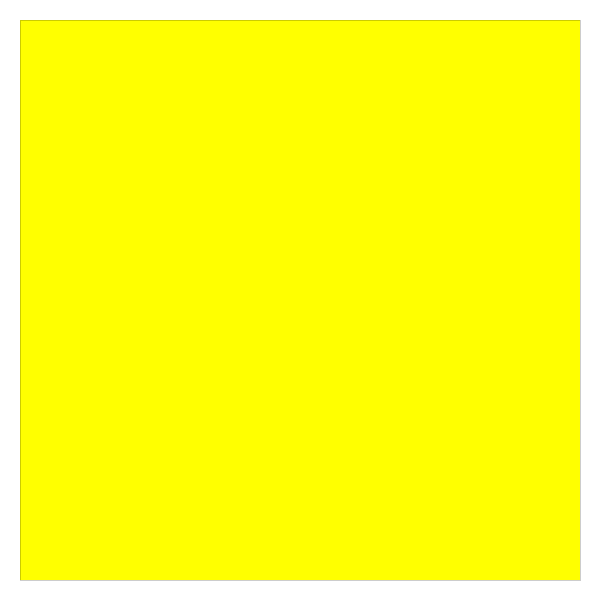
Frame 1 (no input)
Frame 60 (the mouse pressed at the canvas centre just before this capture): identical to frame 1, image omitted
Frame 120 (the mouse held since frame 60 and released just before this capture): identical to frame 1, image omitted

The Processing sketch that drew this single still picture (run headless with seeded random() and noise(); from frame 60 on, the mouse is pressed at the canvas centre):

// Processing sketch: frag_rectangles
// ── frag_rectangles.pde
Rectangle[] rectangle;
int numrects;
float speed;
int maxrects;

void setup() {
  
  size(600, 600);
  background(255);
  rectMode(CORNERS);
  speed = 1;
  maxrects = 100000;
  strokeWeight(0.2);
  
  rectangle = new Rectangle[maxrects+1];
  
  rectangle[1] = new Rectangle(20, height-20, width-20, 20,1);
  numrects=1;
  
  
}
  

void draw() {
  for( int i=1 ; i<=numrects ; i++ ) {
    rectangle[i].sample();
  }
}


//void keyPressed() {
//  loop();
//}



class Rectangle {
  float leftX, topY, rightX, bottomY;
  float ratio;
  float area;
  int num;
  float randno;
  
  Rectangle(float tempLeftX, float tempTopY, float tempRightX, float tempBottomY, int tempNum) {
    leftX = tempLeftX; topY = tempTopY; rightX = tempRightX; bottomY = tempBottomY;
    num = tempNum;
    ratio = (rightX-leftX)/(topY-bottomY);
    area = (rightX-leftX)*(topY-bottomY);
    display();
  }
  
  void sample() {
    if( random(1) < 0.01 * speed * max(ratio,1/ratio) && numrects < maxrects && area>1 ) {
      splitrect();
      display();
//      noLoop();
    }
  }
  
  void display() {
    if(ratio>=1) { fill(255,255/ratio,0); }
    else { fill(255*ratio,255,0); }
    rect(leftX,topY,rightX,bottomY);
  }
  
  void splitrect() {
    randno = random(1);
    if( ratio>=1 ) {
      rectangle[numrects+1] = new Rectangle(leftX + randno*(rightX - leftX), topY, rightX, bottomY, numrects+1);
      numrects++;
      rightX = leftX + randno*(rightX - leftX);
      ratio = (rightX-leftX)/(topY-bottomY);
      area = (rightX-leftX)*(topY-bottomY);
    }
    else {
      rectangle[numrects+1] = new Rectangle(leftX, topY, rightX, bottomY + randno*(topY - bottomY), numrects+1);
      numrects++;
      topY = bottomY + randno*(topY - bottomY);
      ratio = (rightX-leftX)/(topY-bottomY);
      area = (rightX-leftX)*(topY-bottomY);
    }
  }
  
}
